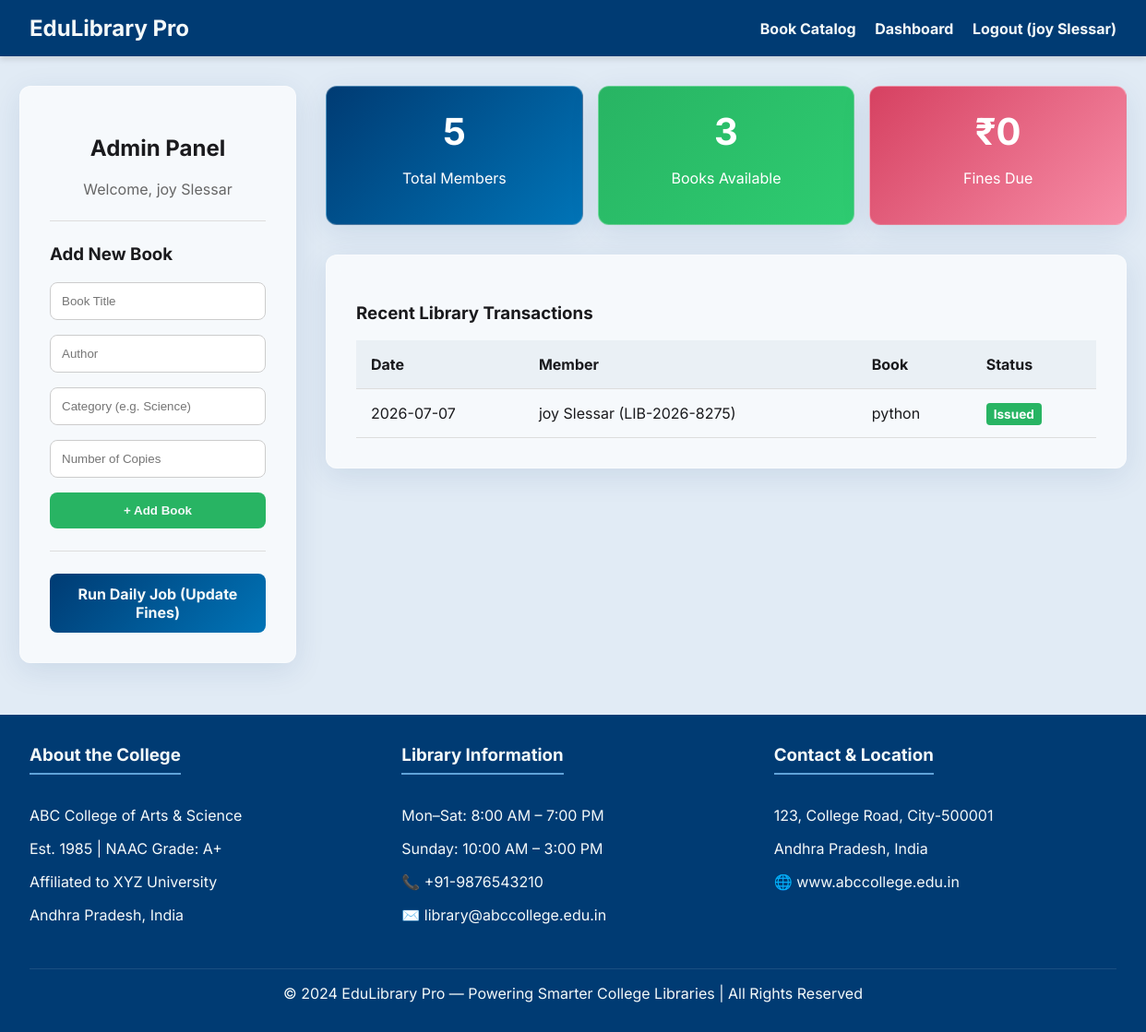
Screenshot of /admin (signed in) with the database file from the repository.
### models.py (models this page shows)
class User(Base):
    __tablename__ = "users"
    id = Column(Integer, primary_key=True, index=True)
    library_id = Column(String, unique=True, index=True)
    name = Column(String)
    email = Column(String, unique=True, index=True)
    phone = Column(String)
    dob = Column(Date)
    grade_class = Column(String)
    roll_no = Column(String, nullable=True)
    profession = Column(String) # Student, Teacher, Admin
    password_hash = Column(String)
    created_at = Column(DateTime, default=datetime.datetime.utcnow)
    loans = relationship("Loan", back_populates="user")
    fines = relationship("Fine", back_populates="user")
    activities = relationship("ActivityLog", back_populates="user")

class Loan(Base):
    __tablename__ = "loans"
    id = Column(Integer, primary_key=True, index=True)
    user_id = Column(Integer, ForeignKey("users.id"))
    book_id = Column(Integer, ForeignKey("books.id"))
    issue_date = Column(Date, default=datetime.date.today)
    due_date = Column(Date)
    return_date = Column(Date, nullable=True)
    status = Column(String, default="Active") # Active, Returned, Overdue
    user = relationship("User", back_populates="loans")
    book = relationship("Book", back_populates="loans")

class Book(Base):
    __tablename__ = "books"
    id = Column(Integer, primary_key=True, index=True)
    title = Column(String, index=True)
    author = Column(String, index=True)
    category = Column(String, index=True)
    isbn = Column(String, unique=True, index=True, nullable=True)
    total_copies = Column(Integer, default=1)
    available_copies = Column(Integer, default=1)
    loans = relationship("Loan", back_populates="book")

### main.py (the view)
@app.get("/admin", response_class=HTMLResponse)
async def admin_dashboard(request: Request, db: Session = Depends(get_db)):
    user = auth.get_current_user_from_cookie(request, db)
    if not user or user.profession != "Admin":
        return RedirectResponse(url="/dashboard")
    users = db.query(models.User).all()
    books = db.query(models.Book).all()
    loans = db.query(models.Loan).order_by(models.Loan.issue_date.desc()).limit(10).all()
    fines = db.query(models.Fine).filter(models.Fine.status == "Unpaid").all()
    stats = {
        "total_members": len(users),
        "books_available": sum(b.available_copies for b in books),
        "fines_due": sum(f.amount for f in fines)
    }
    return templates.TemplateResponse(request=request, name="admin.html", context={
        "user": user, "stats": stats, "recent_loans": loans
    })

### templates/admin.html
{% extends "base.html" %}
{% block content %}
<div class="dashboard-grid">
    <div class="glass card" style="align-self: start;">
        <h2 style="text-align: center;">Admin Panel</h2>
        <p style="text-align: center; color: #666;">Welcome, {{ user.name }}</p>
        <hr style="border: 0; border-top: 1px solid #ddd; margin: 1.5rem 0;">
        <h3>Add New Book</h3>
        <form action="/admin/add_book" method="POST">
            <input type="text" name="title" placeholder="Book Title" required>
            <input type="text" name="author" placeholder="Author" required>
            <input type="text" name="category" placeholder="Category (e.g. Science)" required>
            <input type="number" name="total_copies" placeholder="Number of Copies" required min="1">
            <button type="submit" class="btn btn-success" style="width: 100%; box-sizing: border-box;">+ Add Book</button>
        </form>
        <hr style="border: 0; border-top: 1px solid #ddd; margin: 1.5rem 0;">
        <a href="/trigger_cron" class="btn" style="width: 100%; text-align: center; box-sizing: border-box;" target="_blank">Run Daily Job (Update Fines)</a>
    </div>
    <div>
        <div class="stats-grid">
            <div class="stat-card glass" style="background: linear-gradient(135deg, var(--primary-color), var(--secondary-color));">
                <h2>{{ stats.total_members }}</h2>
                <p>Total Members</p>
            </div>
            <div class="stat-card glass" style="background: linear-gradient(135deg, var(--success-color), #2ecc71);">
                <h2>{{ stats.books_available }}</h2>
                <p>Books Available</p>
            </div>
            <div class="stat-card glass" style="background: linear-gradient(135deg, var(--danger-color), #f78da7);">
                <h2>₹{{ stats.fines_due }}</h2>
                <p>Fines Due</p>
            </div>
        </div>
        <div class="glass card">
            <h3>Recent Library Transactions</h3>
            <table>
                <thead>
                    <tr>
                        <th>Date</th>
                        <th>Member</th>
                        <th>Book</th>
                        <th>Status</th>
                    </tr>
                </thead>
                <tbody>
                    {% for loan in recent_loans %}
                    <tr>
                        <td>{{ loan.issue_date }}</td>
                        <td>{{ loan.user.name }} ({{ loan.user.library_id }})</td>
                        <td>{{ loan.book.title }}</td>
                        <td>
                            {% if loan.status == 'Active' %}
                                <span class="badge badge-active">Issued</span>
                            {% elif loan.status == 'Overdue' %}
                                <span class="badge badge-overdue">Overdue</span>
                            {% else %}
                                <span class="badge badge-returned">Returned</span>
                            {% endif %}
                        </td>
                    </tr>
                    {% else %}
                    <tr><td colspan="4" style="text-align: center;">No recent transactions.</td></tr>
                    {% endfor %}
                </tbody>
            </table>
        </div>
    </div>
</div>
{% endblock %}

### templates/base.html (shortened to what this page needs)
<!DOCTYPE html>
<html lang="en">
<head>
    <link rel="stylesheet" href="/static/css/style.css">
</head>
<body>
    <header>
        <h1>EduLibrary Pro</h1>
        <nav>
            {% if user %}
                <a href="/catalog">Book Catalog</a>
                <a href="/dashboard">Dashboard</a>
                <a href="/logout">Logout ({{ user.name }})</a>
            {% else %}
                <a href="/">Login</a>
                <a href="/register">Register</a>
            {% endif %}
        </nav>
    </header>
    <main class="container">
        {% block content %}{% endblock %}
    </main>
    <footer>
        <div class="footer-content">
            <div class="footer-section">
                <h3>About the College</h3>
                <p>ABC College of Arts & Science</p>
                <p>Est. 1985 | NAAC Grade: A+</p>
                <p>Affiliated to XYZ University</p>
                <p>Andhra Pradesh, India</p>
            </div>
            <div class="footer-section">
                <h3>Library Information</h3>
                <p>Mon–Sat: 8:00 AM – 7:00 PM</p>
                <p>Sunday: 10:00 AM – 3:00 PM</p>
                <p>📞 +91-9876543210</p>
                <p>✉️ library@abccollege.edu.in</p>
            </div>
            <div class="footer-section">
                <h3>Contact & Location</h3>
                <p>123, College Road, City-500001</p>
                <p>Andhra Pradesh, India</p>
                <p>🌐 www.abccollege.edu.in</p>
            </div>
        </div>
        <div class="footer-bottom">
            &copy; 2024 EduLibrary Pro — Powering Smarter College Libraries | All Rights Reserved
        </div>
    </footer>
</body>
</html>

### static/css/style.css (style rules this page uses)
:root { --primary-color: #003B73; --secondary-color: #0074B7; --accent-color: #60A3D9; --background-color: #E1EBF5; --surface-color: #FFFFFF; --text-color: #1A1A1D; --text-light: #F4F9F9; --danger-color: #D64161; --success-color: #28B463; }
body { font-family: 'Inter', 'Roboto', sans-serif; background-color: var(--background-color); color: var(--text-color); margin: 0; padding: 0; display: flex; flex-direction: column; min-height: 100vh; }
.glass { background: rgba(255, 255, 255, 0.7); backdrop-filter: blur(10px); -webkit-backdrop-filter: blur(10px); border-radius: 12px; border: 1px solid rgba(255, 255, 255, 0.3); box-shadow: 0 8px 32px 0 rgba(0, 59, 115, 0.1); }
header { background-color: var(--primary-color); color: var(--text-light); padding: 1rem 2rem; display: flex; justify-content: space-between; align-items: center; box-shadow: 0 4px 6px rgba(0,0,0,0.1); }
header a { color: var(--text-light); text-decoration: none; font-weight: bold; margin-left: 1rem; }
header h1 { margin: 0; font-size: 1.5rem; }
.container { flex: 1; max-width: 1200px; margin: 2rem auto; padding: 0 1rem; width: 100%; }
.card { padding: 2rem; margin-bottom: 1.5rem; }
.btn { background: linear-gradient(135deg, var(--primary-color), var(--secondary-color)); color: var(--text-light); border: none; padding: 0.75rem 1.5rem; border-radius: 8px; cursor: pointer; font-weight: bold; transition: transform 0.2s, box-shadow 0.2s; text-decoration: none; display: inline-block; }
.btn-success { background: var(--success-color); }
input, select { width: 100%; padding: 0.75rem; margin-bottom: 1rem; border: 1px solid #ccc; border-radius: 8px; box-sizing: border-box; }
footer { background-color: var(--primary-color); color: var(--text-light); padding: 2rem; margin-top: auto; }
.footer-content { display: grid; grid-template-columns: repeat(auto-fit, minmax(250px, 1fr)); gap: 2rem; max-width: 1200px; margin: 0 auto; }
.footer-section h3 { margin-top: 0; border-bottom: 2px solid var(--accent-color); padding-bottom: 0.5rem; display: inline-block; }
.footer-bottom { text-align: center; margin-top: 2rem; padding-top: 1rem; border-top: 1px solid rgba(255,255,255,0.1); }
.dashboard-grid { display: grid; grid-template-columns: 300px 1fr; gap: 2rem; }
.stats-grid { display: grid; grid-template-columns: repeat(auto-fit, minmax(150px, 1fr)); gap: 1rem; margin-bottom: 2rem; }
.stat-card { text-align: center; padding: 1.5rem; border-radius: 12px; background: linear-gradient(135deg, var(--secondary-color), var(--accent-color)); color: white; }
.stat-card h2 { margin: 0; font-size: 2.5rem; }
table { width: 100%; border-collapse: collapse; margin-top: 1rem; }
th, td { padding: 1rem; text-align: left; border-bottom: 1px solid #ddd; }
th { background-color: rgba(0, 59, 115, 0.05); }
.badge { padding: 0.25rem 0.5rem; border-radius: 4px; font-size: 0.85rem; font-weight: bold; }
.badge-active { background-color: var(--success-color); color: white; }

### rows the page displays
User: name "joy Slessar"
Loan: issue_date "2026-07-07", user.name "joy Slessar", user.library_id "LIB-2026-8275", book "python", status "Issued"

### other values shown
{{ stats.total_members }} "5"
{{ stats.books_available }} "3"
{{ stats.fines_due }} "0"
